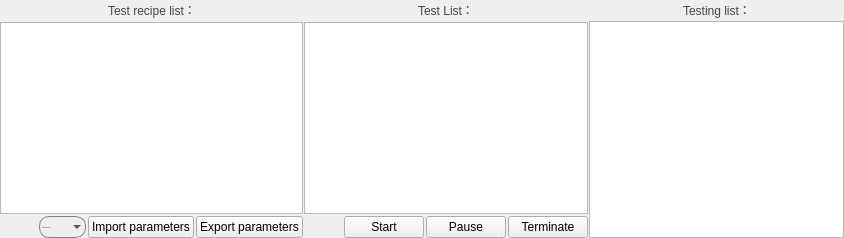
         <widget class="QWidget" name="TestList">
          <attribute name="title">
           <string>Test List</string>
          </attribute>
          <layout class="QHBoxLayout" name="horizontalLayout_13">
           <property name="spacing">
            <number>2</number>
           </property>
           <property name="leftMargin">
            <number>0</number>
           </property>
           <property name="topMargin">
            <number>0</number>
           </property>
           <property name="rightMargin">
            <number>0</number>
           </property>
           <property name="bottomMargin">
            <number>0</number>
           </property>
           <item>
            <widget class="QSplitter" name="splitter">
             <property name="orientation">
              <enum>Qt::Horizontal</enum>
             </property>
             <property name="handleWidth">
              <number>1</number>
             </property>
             <widget class="QWidget" name="widget_2" native="true">
              <layout class="QVBoxLayout" name="verticalLayout_2">
               <property name="spacing">
                <number>2</number>
               </property>
               <property name="leftMargin">
                <number>0</number>
               </property>
               <property name="topMargin">
                <number>0</number>
               </property>
               <property name="rightMargin">
                <number>0</number>
               </property>
               <property name="bottomMargin">
                <number>0</number>
               </property>
               <item>
                <layout class="QHBoxLayout" name="horizontalLayout_11">
                 <property name="spacing">
                  <number>2</number>
                 </property>
                 <item>
                  <spacer name="horizontalSpacer">
                   <property name="orientation">
                    <enum>Qt::Horizontal</enum>
                   </property>
                   <property name="sizeHint" stdset="0">
                    <size>
                     <width>40</width>
                     <height>20</height>
                    </size>
                   </property>
                  </spacer>
                 </item>
                 <item>
                  <widget class="QLabel" name="label_12">
                   <property name="sizePolicy">
                    <sizepolicy hsizetype="Preferred" vsizetype="Fixed">
                     <horstretch>0</horstretch>
                     <verstretch>0</verstretch>
                    </sizepolicy>
                   </property>
                   <property name="styleSheet">
                    <string notr="true">font: 10pt &quot;微软雅黑&quot;;
color: rgb(68, 68, 68);</string>
                   </property>
                   <property name="text">
                    <string>Test recipe list：</string>
                   </property>
                  </widget>
                 </item>
                 <item>
                  <spacer name="horizontalSpacer_2">
                   <property name="orientation">
                    <enum>Qt::Horizontal</enum>
                   </property>
                   <property name="sizeHint" stdset="0">
                    <size>
                     <width>40</width>
                     <height>20</height>
                    </size>
                   </property>
                  </spacer>
                 </item>
                </layout>
               </item>
               <item>
                <widget class="QTableWidget" name="tableWidget">
                 <property name="sizePolicy">
                  <sizepolicy hsizetype="Expanding" vsizetype="Expanding">
                   <horstretch>0</horstretch>
                   <verstretch>0</verstretch>
                  </sizepolicy>
                 </property>
                 <property name="minimumSize">
                  <size>
                   <width>0</width>
                   <height>0</height>
                  </size>
                 </property>
                 <property name="maximumSize">
                  <size>
                   <width>16777215</width>
                   <height>16777215</height>
                  </size>
                 </property>
                 <property name="styleSheet">
                  <string notr="true">font: 12pt &quot;微软雅黑&quot;;</string>
                 </property>
                </widget>
               </item>
               <item>
                <layout class="QHBoxLayout" name="horizontalLayout">
                 <property name="spacing">
                  <number>2</number>
                 </property>
                 <item>
                  <spacer name="horizontalSpacer_7">
                   <property name="orientation">
                    <enum>Qt::Horizontal</enum>
                   </property>
                   <property name="sizeHint" stdset="0">
                    <size>
                     <width>40</width>
                     <height>20</height>
                    </size>
                   </property>
                  </spacer>
                 </item>
                 <item>
                  <widget class="QComboBox" name="comboBox">
                   <property name="sizePolicy">
                    <sizepolicy hsizetype="Fixed" vsizetype="Preferred">
                     <horstretch>0</horstretch>
                     <verstretch>0</verstretch>
                    </sizepolicy>
                   </property>
                   <property name="font">
                    <font>
                     <family>Microsoft YaHei</family>
                     <pointsize>-1</pointsize>
                     <weight>50</weight>
                     <italic>false</italic>
                     <bold>false</bold>
                    </font>
                   </property>
                   <property name="styleSheet">
                    <string notr="true">QComboBox
{
    border: 1px solid gray;   /* 边框 */
    border-radius: 10px;   /* 圆角 */
    padding: 2px 12px 2px 2px;   /* 字体填衬 */
    color: #000;
    font: normal normal 20px &quot;Microsoft YaHei&quot;;
    background: transparent;
}
QComboBox QAbstractItemView {
    selection-background-color: rgb(77, 77, 77);   /* 整个下拉窗体被选中项的背景色 */
}</string>
                   </property>
                   <item>
                    <property name="text">
                     <string>select type of test</string>
                    </property>
                   </item>
                   <item>
                    <property name="text">
                     <string>charge Test</string>
                    </property>
                   </item>
                   <item>
                    <property name="text">
                     <string>discharge Test</string>
                    </property>
                   </item>
                   <item>
                    <property name="text">
                     <string>Smoking Test</string>
                    </property>
                   </item>
                   <item>
                    <property name="text">
                     <string>Capability Test</string>
                    </property>
                   </item>
                   <item>
                    <property name="text">
                     <string>ChargeAndDischarge</string>
                    </property>
                   </item>
                   <item>
                    <property name="text">
                     <string>SOC Test</string>
                    </property>
                   </item>
                   <item>
                    <property name="text">
                     <string>Current accuracy test</string>
                    </property>
                   </item>
                   <item>
                    <property name="text">
                     <string>Voltage accuracy test</string>
                    </property>
                   </item>
                   <item>
                    <property name="text">
                     <string>Protection parameters</string>
                    </property>
                   </item>
                  </widget>
                 </item>
                 <item>
                  <widget class="QPushButton" name="pushButton_import_parameters">
                   <property name="text">
                    <string>Import parameters</string>
                   </property>
                  </widget>
                 </item>
                 <item>
                  <widget class="QPushButton" name="pushButton_export_parameters">
                   <property name="text">
                    <string>Export parameters</string>
                   </property>
                  </widget>
                 </item>
                </layout>
               </item>
              </layout>
             </widget>
             <widget class="QWidget" name="widget_3" native="true">
              <layout class="QVBoxLayout" name="verticalLayout_4">
               <property name="spacing">
                <number>2</number>
               </property>
               <property name="leftMargin">
                <number>0</number>
               </property>
               <property name="topMargin">
                <number>0</number>
               </property>
               <property name="rightMargin">
                <number>0</number>
               </property>
               <property name="bottomMargin">
                <number>0</number>
               </property>
               <item>
                <layout class="QHBoxLayout" name="horizontalLayout_12">
                 <property name="spacing">
                  <number>1</number>
                 </property>
                 <item>
                  <spacer name="horizontalSpacer_3">
                   <property name="orientation">
                    <enum>Qt::Horizontal</enum>
                   </property>
                   <property name="sizeHint" stdset="0">
                    <size>
                     <width>40</width>
                     <height>20</height>
                    </size>
                   </property>
                  </spacer>
                 </item>
                 <item>
                  <widget class="QLabel" name="label_5">
                   <property name="sizePolicy">
                    <sizepolicy hsizetype="Preferred" vsizetype="Fixed">
                     <horstretch>0</horstretch>
                     <verstretch>0</verstretch>
                    </sizepolicy>
                   </property>
                   <property name="styleSheet">
                    <string notr="true">font: 10pt &quot;微软雅黑&quot;;
color: rgb(68, 68, 68);</string>
                   </property>
                   <property name="text">
                    <string>Test List：</string>
                   </property>
                  </widget>
                 </item>
                 <item>
                  <spacer name="horizontalSpacer_4">
                   <property name="orientation">
                    <enum>Qt::Horizontal</enum>
                   </property>
                   <property name="sizeHint" stdset="0">
                    <size>
                     <width>40</width>
                     <height>20</height>
                    </size>
                   </property>
                  </spacer>
                 </item>
                </layout>
               </item>
               <item>
                <widget class="QListView" name="listView">
                 <property name="sizePolicy">
                  <sizepolicy hsizetype="Expanding" vsizetype="Expanding">
                   <horstretch>0</horstretch>
                   <verstretch>0</verstretch>
                  </sizepolicy>
                 </property>
                 <property name="minimumSize">
                  <size>
                   <width>0</width>
                   <height>0</height>
                  </size>
                 </property>
                 <property name="maximumSize">
                  <size>
                   <width>16777215</width>
                   <height>16777215</height>
                  </size>
                 </property>
                 <property name="styleSheet">
                  <string notr="true">font: 12pt &quot;微软雅黑&quot;;</string>
                 </property>
                 <property name="dragEnabled">
                  <bool>true</bool>
                 </property>
                </widget>
               </item>
               <item>
                <layout class="QHBoxLayout" name="horizontalLayout_21">
                 <property name="spacing">
                  <number>2</number>
                 </property>
                 <property name="sizeConstraint">
                  <enum>QLayout::SetDefaultConstraint</enum>
                 </property>
                 <item>
                  <spacer name="horizontalSpacer_8">
                   <property name="orientation">
                    <enum>Qt::Horizontal</enum>
                   </property>
                   <property name="sizeHint" stdset="0">
                    <size>
                     <width>40</width>
                     <height>20</height>
                    </size>
                   </property>
                  </spacer>
                 </item>
                 <item>
                  <widget class="QPushButton" name="TestStartBtn">
                   <property name="sizePolicy">
                    <sizepolicy hsizetype="Fixed" vsizetype="Preferred">
                     <horstretch>0</horstretch>
                     <verstretch>0</verstretch>
                    </sizepolicy>
                   </property>
                   <property name="text">
                    <string>Start</string>
                   </property>
                  </widget>
                 </item>
                 <item>
                  <widget class="QPushButton" name="TestPauseBtn">
                   <property name="sizePolicy">
                    <sizepolicy hsizetype="Fixed" vsizetype="Preferred">
                     <horstretch>0</horstretch>
                     <verstretch>0</verstretch>
                    </sizepolicy>
                   </property>
                   <property name="text">
                    <string>Pause</string>
                   </property>
                  </widget>
                 </item>
                 <item>
                  <widget class="QPushButton" name="TestTerminateBtn">
                   <property name="sizePolicy">
                    <sizepolicy hsizetype="Fixed" vsizetype="Preferred">
                     <horstretch>0</horstretch>
                     <verstretch>0</verstretch>
                    </sizepolicy>
                   </property>
                   <property name="text">
                    <string>Terminate</string>
                   </property>
                  </widget>
                 </item>
                </layout>
               </item>
              </layout>
             </widget>
             <widget class="QWidget" name="widget" native="true">
              <property name="sizePolicy">
               <sizepolicy hsizetype="Expanding" vsizetype="Expanding">
                <horstretch>0</horstretch>
                <verstretch>0</verstretch>
               </sizepolicy>
              </property>
              <layout class="QVBoxLayout" name="verticalLayout_5">
               <property name="spacing">
                <number>1</number>
               </property>
               <property name="leftMargin">
                <number>0</number>
               </property>
               <property name="topMargin">
                <number>0</number>
               </property>
               <property name="rightMargin">
                <number>0</number>
               </property>
               <property name="bottomMargin">
                <number>0</number>
               </property>
               <item>
                <layout class="QHBoxLayout" name="horizontalLayout_14">
                 <item>
                  <spacer name="horizontalSpacer_5">
                   <property name="orientation">
                    <enum>Qt::Horizontal</enum>
                   </property>
                   <property name="sizeHint" stdset="0">
                    <size>
                     <width>40</width>
                     <height>20</height>
                    </size>
                   </property>
                  </spacer>
                 </item>
                 <item>
                  <widget class="QLabel" name="label_6">
                   <property name="styleSheet">
                    <string notr="true">font: 10pt &quot;微软雅黑&quot;;
color: rgb(68, 68, 68);</string>
                   </property>
                   <property name="text">
                    <string>Testing list：</string>
                   </property>
                  </widget>
                 </item>
                 <item>
                  <spacer name="horizontalSpacer_6">
                   <property name="orientation">
                    <enum>Qt::Horizontal</enum>
                   </property>
                   <property name="sizeHint" stdset="0">
                    <size>
                     <width>40</width>
                     <height>20</height>
                    </size>
                   </property>
                  </spacer>
                 </item>
                </layout>
               </item>
               <item>
                <widget class="QTableWidget" name="tableWidget_testingInfo"/>
               </item>
              </layout>
             </widget>
            </widget>
           </item>
          </layout>
         </widget>
